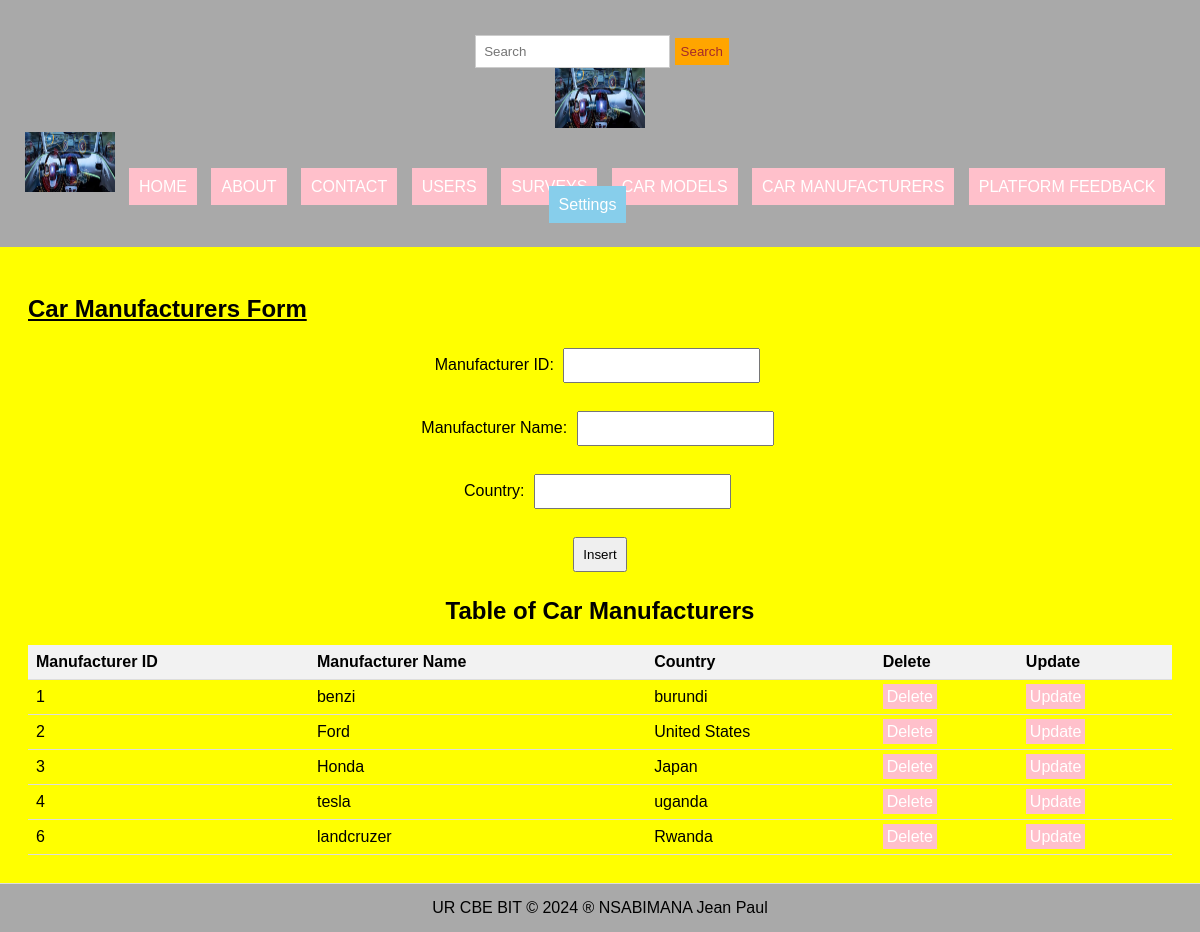
Screenshot of /carmanufacturers.php with the database file from the repository.
### tables this page shows
CREATE TABLE `carmanufacturers` (
  `manufacturer_id` int(11) NOT NULL,
  `manufacturer_name` varchar(255) NOT NULL,
  `country` varchar(50) NOT NULL
);

### carmanufacturers.php (the view, shortened to what this page needs)
<!DOCTYPE html>
<html lang="en">
<head>
  <link rel="stylesheet" type="text/css" href="style.css" title="style 1" media="screen, tv, projection, handheld, print"/>
</head>
<body>
<header>
  <form class="d-flex" role="search" action="search.php">
    <input class="form-control me-2" type="search" placeholder="Search" aria-label="Search" name="query">
    <button class="btn btn-outline-success" type="submit">Search</button>
    </form>
  <ul style="list-style-type: none; padding: 0;">
    <li style="display: inline; margin-right: 10px;">
      <img src="./Images/car.jpg" width="90" height="60" alt="Logo">
  <ul>
    <li><img src="./Images/car.jpg" width="90" height="60" alt="Logo"></li>
    <li><a href="./home.html">HOME</a></li>
    <li><a href="./about.html">ABOUT</a></li>
    <li><a href="./contact.html">CONTACT</a></li>
    <li><a href="./users.php">USERS</a></li>
    <li><a href="./surveys.php">SURVEYS</a></li>
    <li><a href="./carmodels.php">CAR MODELS</a></li>
    <li><a href="./carmanufacturers.php">CAR MANUFACTURERS</a></li>
    <li><a href="./platformfeedback.php">PLATFORM FEEDBACK</a></li>
    <li class="dropdown">
      <a href="#" style="padding: 10px; color: white; background-color: skyblue; text-decoration: none; margin-right: 15px;">Settings</a>
    </li>
  </ul>
</header>
<section>
  <h1><u>Car Manufacturers Form</u></h1>
  <form method="post">
    <label for="manufacturer_id">Manufacturer ID:</label>
    <input type="number" id="manufacturer_id" name="manufacturer_id" required><br><br>
    <label for="man_name">Manufacturer Name:</label>
    <input type="text" id="man_name" name="man_name" required><br><br>
    <label for="country">Country:</label>
    <input type="text" id="country" name="country" required><br><br>
    <input type="submit" name="insert" value="Insert">
  </form>
  <?php
  include('database_connection.php');
  ?>
  <center><h2>Table of Car Manufacturers</h2></center>
  <table>
    <tr>
      <th>Manufacturer ID</th>
      <th>Manufacturer Name</th>
      <th>Country</th>
      <th>Delete</th>
      <th>Update</th>
    </tr>
    <?php
    $sql = "SELECT * FROM carmanufacturers";
    $result = $connection->query($sql);
    if ($result->num_rows > 0) {
      while ($row = $result->fetch_assoc()) {
        $manufacturer_id = $row["manufacturer_id"];
        echo "<tr>
                <td>" . $row["manufacturer_id"] . "</td>
                <td>" . $row["manufacturer_name"] . "</td>
                <td>" . $row["country"] . "</td>
                <td><a style='padding:4px' href='delete_carmanufacturers.php?manufacturer_id=$manufacturer_id'>Delete</a></td>
                <td><a style='padding:4px' href='update_carmanufacturers.php?manufacturer_id=$manufacturer_id'>Update</a></td>
              </tr>";
      }
    } else {
      echo "<tr><td colspan='5'>No data found</td></tr>";
    }
    ?>
  </table>
</section>
<footer>
  <center>UR CBE BIT &copy; 2024 &reg; NSABIMANA Jean Paul</center>
</footer>
</body>
</html>

### style.css (style rules this page uses)
body { font-family: Arial, sans-serif; margin: 0; padding: 0; }
.form-control { padding: 8px; margin-left: 4px; border: 1px solid #ccc; }
.btn { padding: 6px; background-color: orange; color: brown; border: none; }
.dropdown { position: relative; display: inline; margin-right: 10px; }
body { font-family: Arial,sans-serif; margin:0; padding:0; }
header { background-color:darkgray; padding: 20px; }
.dropdown { position: right; display:right; direction:rtl; }
section { padding:28px; border-bottom: 1px solid #ddd; }
footer { text-align: center; padding: 15px; background-color:darkgray; }

### carmanufacturers.php (style rules this page uses)
body { background-color: yellow; }
header { background-color: darkgray; padding: 15px; text-align: center; }
ul { list-style-type: none; padding: 0; margin: 0; }
li { display: inline; margin-right: 10px; }
a { padding: 10px; color: white; background-color: pink; text-decoration: none; }
form { margin-top: 20px; text-align: center; }
input[type="number"], input[type="text"], input[type="submit"] { margin: 5px; padding: 8px; }
table { width: 100%; border-collapse: collapse; }
th, td { padding: 8px; text-align: left; border-bottom: 1px solid #ddd; }
th { background-color: #f2f2f2; }
footer { background-color: darkgray; padding: 15px; text-align: center; }

### rows the page displays
carmanufacturers: manufacturer_id "1", manufacturer_name "benzi", country "burundi"
carmanufacturers: manufacturer_id "2", manufacturer_name "Ford", country "United States"
carmanufacturers: manufacturer_id "3", manufacturer_name "Honda", country "Japan"
carmanufacturers: manufacturer_id "4", manufacturer_name "tesla", country "uganda"
carmanufacturers: manufacturer_id "6", manufacturer_name "landcruzer", country "Rwanda"
